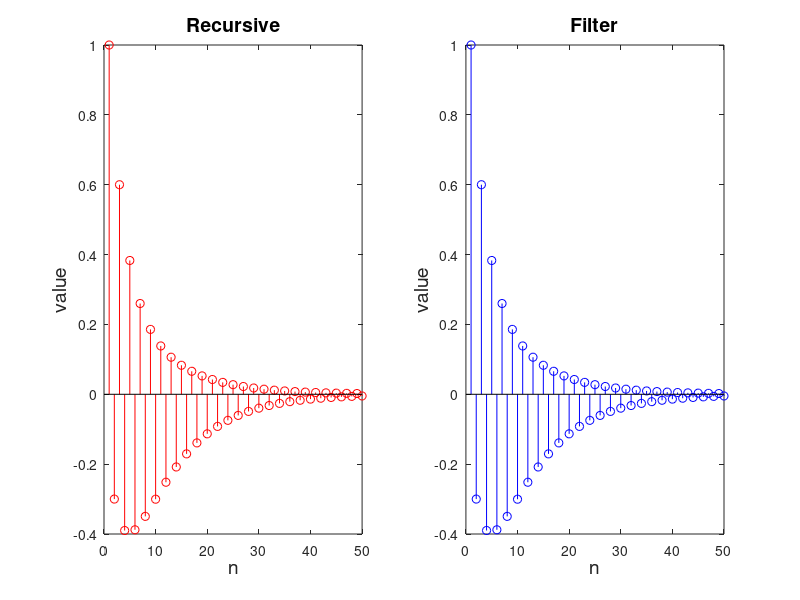

Write the MATLAB code that produced this figure.
clear;
y1 = zeros(1,52);
x = zeros(1,51);
for i = 0:49
   x(1,i+2) = 0.7^i; 
end
for i = 0:49
    y1(1,i+3) = x(1,i+2)-x(1,i+1)+0.81*y1(1,i+1);
end
figure;
hold;
subplot(121)
stem(y1(3:52),'r');
title('Recursive','fontsize', 14);
xlabel('n','fontsize',14)
ylabel('value','fontsize',14)

b1 = [1 0 -0.81];
a1 = [1 -1];
y2 = filter(a1,b1,x);
 for n = 1:50
   y2(n) = y2(n+1);
 end
 subplot(122)
stem(y2(1:50),'b');
title('Filter','fontsize', 14);
xlabel('n','fontsize',14)
ylabel('value','fontsize',14)
